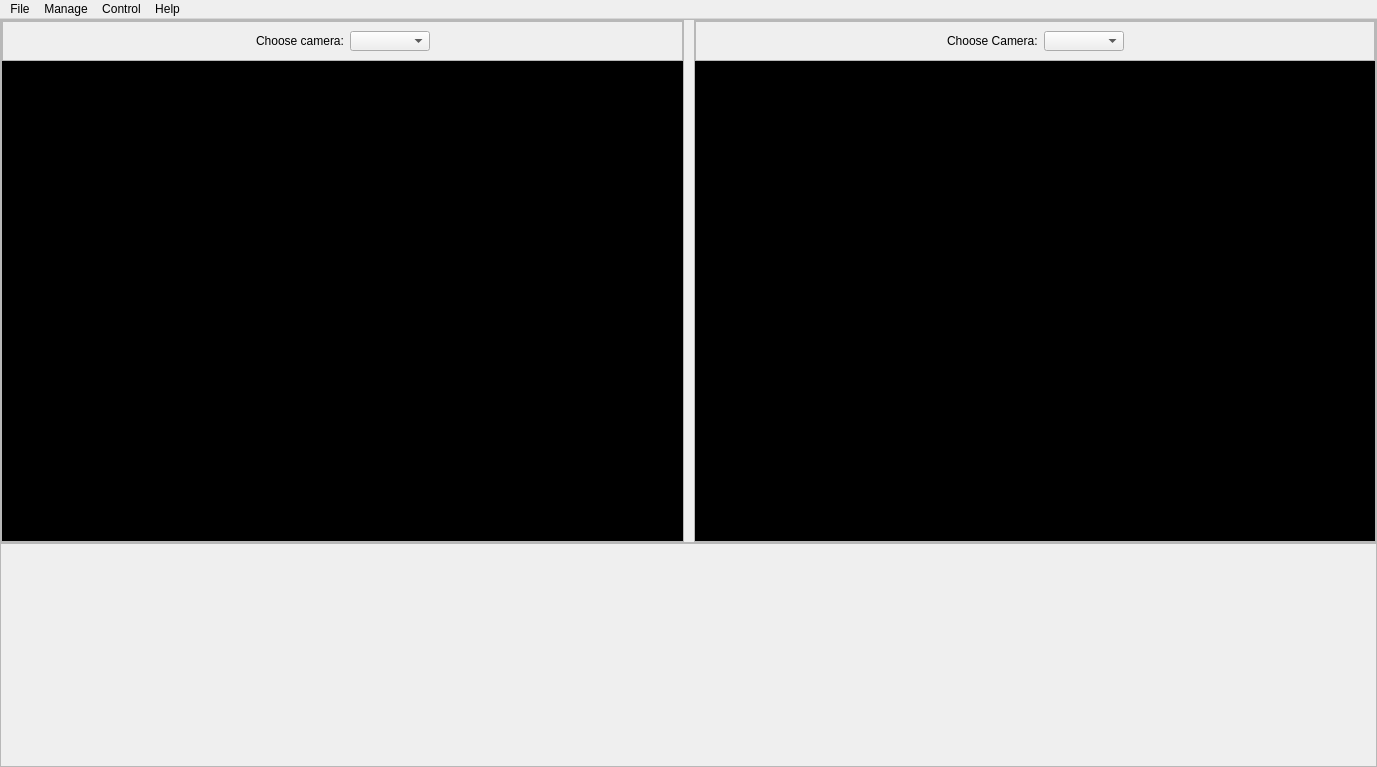
<?xml version="1.0" encoding="UTF-8"?>
<ui version="4.0">
 <class>MainWindow</class>
 <widget class="QMainWindow" name="MainWindow">
  <property name="geometry">
   <rect>
    <x>0</x>
    <y>0</y>
    <width>1377</width>
    <height>767</height>
   </rect>
  </property>
  <property name="font">
   <font>
    <family>Segoe UI</family>
   </font>
  </property>
  <property name="windowTitle">
   <string>MainWindow</string>
  </property>
  <property name="toolButtonStyle">
   <enum>Qt::ToolButtonTextBesideIcon</enum>
  </property>
  <property name="animated">
   <bool>true</bool>
  </property>
  <property name="tabShape">
   <enum>QTabWidget::Rounded</enum>
  </property>
  <widget class="QWidget" name="centralwidget">
   <layout class="QVBoxLayout" name="verticalLayout" stretch="0,0">
    <property name="spacing">
     <number>0</number>
    </property>
    <property name="leftMargin">
     <number>0</number>
    </property>
    <property name="topMargin">
     <number>0</number>
    </property>
    <property name="rightMargin">
     <number>0</number>
    </property>
    <property name="bottomMargin">
     <number>0</number>
    </property>
    <item>
     <widget class="QFrame" name="frame">
      <property name="frameShape">
       <enum>QFrame::StyledPanel</enum>
      </property>
      <property name="frameShadow">
       <enum>QFrame::Raised</enum>
      </property>
      <layout class="QHBoxLayout" name="horizontalLayout">
       <property name="spacing">
        <number>10</number>
       </property>
       <property name="leftMargin">
        <number>0</number>
       </property>
       <property name="topMargin">
        <number>0</number>
       </property>
       <property name="rightMargin">
        <number>0</number>
       </property>
       <property name="bottomMargin">
        <number>0</number>
       </property>
       <item>
        <widget class="QFrame" name="frame_2">
         <property name="frameShape">
          <enum>QFrame::StyledPanel</enum>
         </property>
         <property name="frameShadow">
          <enum>QFrame::Raised</enum>
         </property>
         <layout class="QVBoxLayout" name="verticalLayout_2">
          <property name="spacing">
           <number>0</number>
          </property>
          <property name="leftMargin">
           <number>0</number>
          </property>
          <property name="topMargin">
           <number>0</number>
          </property>
          <property name="rightMargin">
           <number>0</number>
          </property>
          <property name="bottomMargin">
           <number>0</number>
          </property>
          <item>
           <widget class="QFrame" name="frame_6">
            <property name="maximumSize">
             <size>
              <width>16777215</width>
              <height>40</height>
             </size>
            </property>
            <property name="frameShape">
             <enum>QFrame::StyledPanel</enum>
            </property>
            <property name="frameShadow">
             <enum>QFrame::Raised</enum>
            </property>
            <layout class="QHBoxLayout" name="horizontalLayout_2">
             <item>
              <spacer name="horizontalSpacer">
               <property name="orientation">
                <enum>Qt::Horizontal</enum>
               </property>
               <property name="sizeHint" stdset="0">
                <size>
                 <width>40</width>
                 <height>20</height>
                </size>
               </property>
              </spacer>
             </item>
             <item>
              <widget class="QLabel" name="label">
               <property name="minimumSize">
                <size>
                 <width>81</width>
                 <height>0</height>
                </size>
               </property>
               <property name="maximumSize">
                <size>
                 <width>100</width>
                 <height>16777215</height>
                </size>
               </property>
               <property name="text">
                <string>Choose camera:</string>
               </property>
              </widget>
             </item>
             <item>
              <widget class="QComboBox" name="comboBox">
               <property name="minimumSize">
                <size>
                 <width>80</width>
                 <height>0</height>
                </size>
               </property>
               <property name="maximumSize">
                <size>
                 <width>120</width>
                 <height>16777215</height>
                </size>
               </property>
              </widget>
             </item>
             <item>
              <spacer name="horizontalSpacer_2">
               <property name="orientation">
                <enum>Qt::Horizontal</enum>
               </property>
               <property name="sizeHint" stdset="0">
                <size>
                 <width>40</width>
                 <height>20</height>
                </size>
               </property>
              </spacer>
             </item>
            </layout>
           </widget>
          </item>
          <item>
           <widget class="QFrame" name="frame_5">
            <property name="minimumSize">
             <size>
              <width>640</width>
              <height>480</height>
             </size>
            </property>
            <property name="styleSheet">
             <string notr="true">background-color: rgb(0, 0, 0);</string>
            </property>
            <property name="frameShape">
             <enum>QFrame::StyledPanel</enum>
            </property>
            <property name="frameShadow">
             <enum>QFrame::Raised</enum>
            </property>
           </widget>
          </item>
         </layout>
        </widget>
       </item>
       <item>
        <widget class="QFrame" name="frame_4">
         <property name="frameShape">
          <enum>QFrame::StyledPanel</enum>
         </property>
         <property name="frameShadow">
          <enum>QFrame::Raised</enum>
         </property>
         <layout class="QVBoxLayout" name="verticalLayout_4">
          <property name="spacing">
           <number>0</number>
          </property>
          <property name="leftMargin">
           <number>0</number>
          </property>
          <property name="topMargin">
           <number>0</number>
          </property>
          <property name="rightMargin">
           <number>0</number>
          </property>
          <property name="bottomMargin">
           <number>0</number>
          </property>
          <item>
           <widget class="QFrame" name="frame_12">
            <property name="maximumSize">
             <size>
              <width>16777215</width>
              <height>40</height>
             </size>
            </property>
            <property name="frameShape">
             <enum>QFrame::StyledPanel</enum>
            </property>
            <property name="frameShadow">
             <enum>QFrame::Raised</enum>
            </property>
            <layout class="QHBoxLayout" name="horizontalLayout_5">
             <item>
              <spacer name="horizontalSpacer_3">
               <property name="orientation">
                <enum>Qt::Horizontal</enum>
               </property>
               <property name="sizeHint" stdset="0">
                <size>
                 <width>40</width>
                 <height>20</height>
                </size>
               </property>
              </spacer>
             </item>
             <item>
              <widget class="QLabel" name="label_3">
               <property name="minimumSize">
                <size>
                 <width>81</width>
                 <height>0</height>
                </size>
               </property>
               <property name="maximumSize">
                <size>
                 <width>100</width>
                 <height>16777215</height>
                </size>
               </property>
               <property name="text">
                <string>Choose Camera:</string>
               </property>
              </widget>
             </item>
             <item>
              <widget class="QComboBox" name="comboBox_3">
               <property name="minimumSize">
                <size>
                 <width>80</width>
                 <height>0</height>
                </size>
               </property>
               <property name="maximumSize">
                <size>
                 <width>120</width>
                 <height>16777215</height>
                </size>
               </property>
              </widget>
             </item>
             <item>
              <spacer name="horizontalSpacer_4">
               <property name="orientation">
                <enum>Qt::Horizontal</enum>
               </property>
               <property name="sizeHint" stdset="0">
                <size>
                 <width>40</width>
                 <height>20</height>
                </size>
               </property>
              </spacer>
             </item>
            </layout>
           </widget>
          </item>
          <item>
           <widget class="QFrame" name="frame_7">
            <property name="minimumSize">
             <size>
              <width>640</width>
              <height>480</height>
             </size>
            </property>
            <property name="styleSheet">
             <string notr="true">background-color: rgb(0, 0, 0);</string>
            </property>
            <property name="frameShape">
             <enum>QFrame::StyledPanel</enum>
            </property>
            <property name="frameShadow">
             <enum>QFrame::Raised</enum>
            </property>
           </widget>
          </item>
         </layout>
        </widget>
       </item>
      </layout>
     </widget>
    </item>
    <item>
     <widget class="QFrame" name="frame_3">
      <property name="frameShape">
       <enum>QFrame::StyledPanel</enum>
      </property>
      <property name="frameShadow">
       <enum>QFrame::Raised</enum>
      </property>
      <layout class="QHBoxLayout" name="horizontalLayout_6" stretch="">
       <property name="spacing">
        <number>0</number>
       </property>
       <property name="leftMargin">
        <number>0</number>
       </property>
       <property name="topMargin">
        <number>0</number>
       </property>
       <property name="rightMargin">
        <number>0</number>
       </property>
       <property name="bottomMargin">
        <number>0</number>
       </property>
      </layout>
     </widget>
    </item>
   </layout>
  </widget>
  <widget class="QMenuBar" name="menubar">
   <property name="geometry">
    <rect>
     <x>0</x>
     <y>0</y>
     <width>1377</width>
     <height>21</height>
    </rect>
   </property>
   <widget class="QMenu" name="menuFile">
    <property name="title">
     <string>File</string>
    </property>
    <addaction name="menu_begin_experiment"/>
    <addaction name="menu_quit"/>
   </widget>
   <widget class="QMenu" name="menuManage">
    <property name="title">
     <string>Manage</string>
    </property>
    <addaction name="menu_animal"/>
    <addaction name="menu_program"/>
   </widget>
   <widget class="QMenu" name="menuControl">
    <property name="title">
     <string>Control</string>
    </property>
    <addaction name="menu_control_box"/>
   </widget>
   <widget class="QMenu" name="menuHelp">
    <property name="title">
     <string>Help</string>
    </property>
    <addaction name="menu_about"/>
   </widget>
   <addaction name="menuFile"/>
   <addaction name="menuManage"/>
   <addaction name="menuControl"/>
   <addaction name="menuHelp"/>
  </widget>
  <action name="menu_quit">
   <property name="text">
    <string>Quit</string>
   </property>
  </action>
  <action name="menu_animal">
   <property name="text">
    <string>Animal</string>
   </property>
  </action>
  <action name="menu_program">
   <property name="text">
    <string>Program</string>
   </property>
  </action>
  <action name="menu_control_box">
   <property name="text">
    <string>Behavior Box</string>
   </property>
  </action>
  <action name="menu_about">
   <property name="text">
    <string>About</string>
   </property>
  </action>
  <action name="menu_begin_experiment">
   <property name="text">
    <string>Begin Experiment</string>
   </property>
  </action>
 </widget>
 <resources/>
 <connections/>
</ui>
